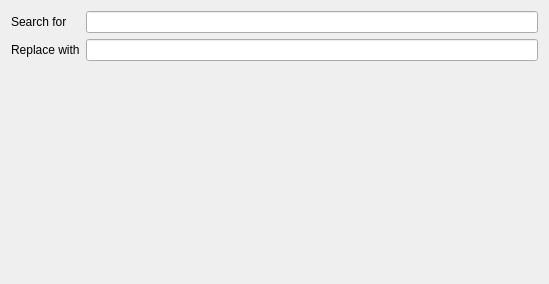
<?xml version="1.0" encoding="UTF-8"?>
<ui version="4.0">
 <class>FindAndReplaceWidget</class>
 <widget class="QWidget" name="FindAndReplaceWidget">
  <property name="geometry">
   <rect>
    <x>0</x>
    <y>0</y>
    <width>549</width>
    <height>284</height>
   </rect>
  </property>
  <property name="windowTitle">
   <string>Form</string>
  </property>
  <layout class="QFormLayout" name="formLayout">
   <item row="0" column="0">
    <widget class="QLabel" name="searchLabel">
     <property name="text">
      <string>Search for</string>
     </property>
    </widget>
   </item>
   <item row="0" column="1">
    <widget class="QLineEdit" name="searchLineEdit"/>
   </item>
   <item row="1" column="0">
    <widget class="QLabel" name="replaceLabel">
     <property name="text">
      <string>Replace with</string>
     </property>
    </widget>
   </item>
   <item row="1" column="1">
    <widget class="QLineEdit" name="replaceLineEdit"/>
   </item>
  </layout>
 </widget>
 <resources/>
 <connections/>
</ui>
